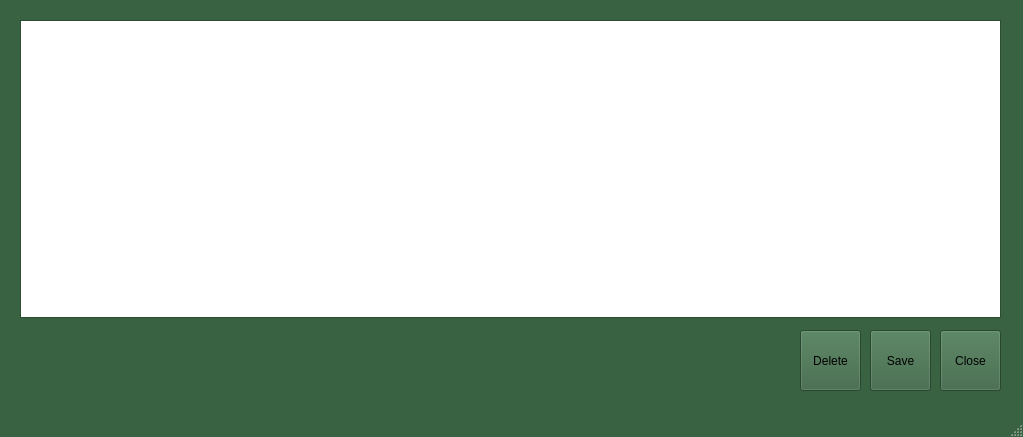
<?xml version="1.0" encoding="UTF-8"?>
<ui version="4.0">
 <class>frmReport</class>
 <widget class="QMainWindow" name="frmReport">
  <property name="geometry">
   <rect>
    <x>0</x>
    <y>0</y>
    <width>1023</width>
    <height>437</height>
   </rect>
  </property>
  <property name="palette">
   <palette>
    <active>
     <colorrole role="WindowText">
      <brush brushstyle="SolidPattern">
       <color alpha="255">
        <red>255</red>
        <green>255</green>
        <blue>255</blue>
       </color>
      </brush>
     </colorrole>
     <colorrole role="Button">
      <brush brushstyle="SolidPattern">
       <color alpha="255">
        <red>57</red>
        <green>98</green>
        <blue>66</blue>
       </color>
      </brush>
     </colorrole>
     <colorrole role="Light">
      <brush brushstyle="SolidPattern">
       <color alpha="255">
        <red>85</red>
        <green>147</green>
        <blue>99</blue>
       </color>
      </brush>
     </colorrole>
     <colorrole role="Midlight">
      <brush brushstyle="SolidPattern">
       <color alpha="255">
        <red>71</red>
        <green>122</green>
        <blue>82</blue>
       </color>
      </brush>
     </colorrole>
     <colorrole role="Dark">
      <brush brushstyle="SolidPattern">
       <color alpha="255">
        <red>28</red>
        <green>49</green>
        <blue>33</blue>
       </color>
      </brush>
     </colorrole>
     <colorrole role="Mid">
      <brush brushstyle="SolidPattern">
       <color alpha="255">
        <red>38</red>
        <green>65</green>
        <blue>44</blue>
       </color>
      </brush>
     </colorrole>
     <colorrole role="Text">
      <brush brushstyle="SolidPattern">
       <color alpha="255">
        <red>0</red>
        <green>0</green>
        <blue>0</blue>
       </color>
      </brush>
     </colorrole>
     <colorrole role="BrightText">
      <brush brushstyle="SolidPattern">
       <color alpha="255">
        <red>255</red>
        <green>255</green>
        <blue>255</blue>
       </color>
      </brush>
     </colorrole>
     <colorrole role="ButtonText">
      <brush brushstyle="SolidPattern">
       <color alpha="255">
        <red>0</red>
        <green>0</green>
        <blue>0</blue>
       </color>
      </brush>
     </colorrole>
     <colorrole role="Base">
      <brush brushstyle="SolidPattern">
       <color alpha="255">
        <red>255</red>
        <green>255</green>
        <blue>255</blue>
       </color>
      </brush>
     </colorrole>
     <colorrole role="Window">
      <brush brushstyle="SolidPattern">
       <color alpha="255">
        <red>57</red>
        <green>98</green>
        <blue>66</blue>
       </color>
      </brush>
     </colorrole>
     <colorrole role="Shadow">
      <brush brushstyle="SolidPattern">
       <color alpha="255">
        <red>0</red>
        <green>0</green>
        <blue>0</blue>
       </color>
      </brush>
     </colorrole>
     <colorrole role="Highlight">
      <brush brushstyle="SolidPattern">
       <color alpha="255">
        <red>51</red>
        <green>153</green>
        <blue>255</blue>
       </color>
      </brush>
     </colorrole>
     <colorrole role="AlternateBase">
      <brush brushstyle="SolidPattern">
       <color alpha="255">
        <red>28</red>
        <green>49</green>
        <blue>33</blue>
       </color>
      </brush>
     </colorrole>
     <colorrole role="ToolTipBase">
      <brush brushstyle="SolidPattern">
       <color alpha="255">
        <red>255</red>
        <green>255</green>
        <blue>220</blue>
       </color>
      </brush>
     </colorrole>
     <colorrole role="ToolTipText">
      <brush brushstyle="SolidPattern">
       <color alpha="255">
        <red>0</red>
        <green>0</green>
        <blue>0</blue>
       </color>
      </brush>
     </colorrole>
    </active>
    <inactive>
     <colorrole role="WindowText">
      <brush brushstyle="SolidPattern">
       <color alpha="255">
        <red>255</red>
        <green>255</green>
        <blue>255</blue>
       </color>
      </brush>
     </colorrole>
     <colorrole role="Button">
      <brush brushstyle="SolidPattern">
       <color alpha="255">
        <red>57</red>
        <green>98</green>
        <blue>66</blue>
       </color>
      </brush>
     </colorrole>
     <colorrole role="Light">
      <brush brushstyle="SolidPattern">
       <color alpha="255">
        <red>85</red>
        <green>147</green>
        <blue>99</blue>
       </color>
      </brush>
     </colorrole>
     <colorrole role="Midlight">
      <brush brushstyle="SolidPattern">
       <color alpha="255">
        <red>71</red>
        <green>122</green>
        <blue>82</blue>
       </color>
      </brush>
     </colorrole>
     <colorrole role="Dark">
      <brush brushstyle="SolidPattern">
       <color alpha="255">
        <red>28</red>
        <green>49</green>
        <blue>33</blue>
       </color>
      </brush>
     </colorrole>
     <colorrole role="Mid">
      <brush brushstyle="SolidPattern">
       <color alpha="255">
        <red>38</red>
        <green>65</green>
        <blue>44</blue>
       </color>
      </brush>
     </colorrole>
     <colorrole role="Text">
      <brush brushstyle="SolidPattern">
       <color alpha="255">
        <red>0</red>
        <green>0</green>
        <blue>0</blue>
       </color>
      </brush>
     </colorrole>
     <colorrole role="BrightText">
      <brush brushstyle="SolidPattern">
       <color alpha="255">
        <red>255</red>
        <green>255</green>
        <blue>255</blue>
       </color>
      </brush>
     </colorrole>
     <colorrole role="ButtonText">
      <brush brushstyle="SolidPattern">
       <color alpha="255">
        <red>0</red>
        <green>0</green>
        <blue>0</blue>
       </color>
      </brush>
     </colorrole>
     <colorrole role="Base">
      <brush brushstyle="SolidPattern">
       <color alpha="255">
        <red>255</red>
        <green>255</green>
        <blue>255</blue>
       </color>
      </brush>
     </colorrole>
     <colorrole role="Window">
      <brush brushstyle="SolidPattern">
       <color alpha="255">
        <red>57</red>
        <green>98</green>
        <blue>66</blue>
       </color>
      </brush>
     </colorrole>
     <colorrole role="Shadow">
      <brush brushstyle="SolidPattern">
       <color alpha="255">
        <red>0</red>
        <green>0</green>
        <blue>0</blue>
       </color>
      </brush>
     </colorrole>
     <colorrole role="Highlight">
      <brush brushstyle="SolidPattern">
       <color alpha="255">
        <red>51</red>
        <green>153</green>
        <blue>255</blue>
       </color>
      </brush>
     </colorrole>
     <colorrole role="AlternateBase">
      <brush brushstyle="SolidPattern">
       <color alpha="255">
        <red>28</red>
        <green>49</green>
        <blue>33</blue>
       </color>
      </brush>
     </colorrole>
     <colorrole role="ToolTipBase">
      <brush brushstyle="SolidPattern">
       <color alpha="255">
        <red>255</red>
        <green>255</green>
        <blue>220</blue>
       </color>
      </brush>
     </colorrole>
     <colorrole role="ToolTipText">
      <brush brushstyle="SolidPattern">
       <color alpha="255">
        <red>0</red>
        <green>0</green>
        <blue>0</blue>
       </color>
      </brush>
     </colorrole>
    </inactive>
    <disabled>
     <colorrole role="WindowText">
      <brush brushstyle="SolidPattern">
       <color alpha="255">
        <red>28</red>
        <green>49</green>
        <blue>33</blue>
       </color>
      </brush>
     </colorrole>
     <colorrole role="Button">
      <brush brushstyle="SolidPattern">
       <color alpha="255">
        <red>57</red>
        <green>98</green>
        <blue>66</blue>
       </color>
      </brush>
     </colorrole>
     <colorrole role="Light">
      <brush brushstyle="SolidPattern">
       <color alpha="255">
        <red>85</red>
        <green>147</green>
        <blue>99</blue>
       </color>
      </brush>
     </colorrole>
     <colorrole role="Midlight">
      <brush brushstyle="SolidPattern">
       <color alpha="255">
        <red>71</red>
        <green>122</green>
        <blue>82</blue>
       </color>
      </brush>
     </colorrole>
     <colorrole role="Dark">
      <brush brushstyle="SolidPattern">
       <color alpha="255">
        <red>28</red>
        <green>49</green>
        <blue>33</blue>
       </color>
      </brush>
     </colorrole>
     <colorrole role="Mid">
      <brush brushstyle="SolidPattern">
       <color alpha="255">
        <red>38</red>
        <green>65</green>
        <blue>44</blue>
       </color>
      </brush>
     </colorrole>
     <colorrole role="Text">
      <brush brushstyle="SolidPattern">
       <color alpha="255">
        <red>28</red>
        <green>49</green>
        <blue>33</blue>
       </color>
      </brush>
     </colorrole>
     <colorrole role="BrightText">
      <brush brushstyle="SolidPattern">
       <color alpha="255">
        <red>255</red>
        <green>255</green>
        <blue>255</blue>
       </color>
      </brush>
     </colorrole>
     <colorrole role="ButtonText">
      <brush brushstyle="SolidPattern">
       <color alpha="255">
        <red>28</red>
        <green>49</green>
        <blue>33</blue>
       </color>
      </brush>
     </colorrole>
     <colorrole role="Base">
      <brush brushstyle="SolidPattern">
       <color alpha="255">
        <red>57</red>
        <green>98</green>
        <blue>66</blue>
       </color>
      </brush>
     </colorrole>
     <colorrole role="Window">
      <brush brushstyle="SolidPattern">
       <color alpha="255">
        <red>57</red>
        <green>98</green>
        <blue>66</blue>
       </color>
      </brush>
     </colorrole>
     <colorrole role="Shadow">
      <brush brushstyle="SolidPattern">
       <color alpha="255">
        <red>0</red>
        <green>0</green>
        <blue>0</blue>
       </color>
      </brush>
     </colorrole>
     <colorrole role="Highlight">
      <brush brushstyle="SolidPattern">
       <color alpha="255">
        <red>51</red>
        <green>153</green>
        <blue>255</blue>
       </color>
      </brush>
     </colorrole>
     <colorrole role="AlternateBase">
      <brush brushstyle="SolidPattern">
       <color alpha="255">
        <red>57</red>
        <green>98</green>
        <blue>66</blue>
       </color>
      </brush>
     </colorrole>
     <colorrole role="ToolTipBase">
      <brush brushstyle="SolidPattern">
       <color alpha="255">
        <red>255</red>
        <green>255</green>
        <blue>220</blue>
       </color>
      </brush>
     </colorrole>
     <colorrole role="ToolTipText">
      <brush brushstyle="SolidPattern">
       <color alpha="255">
        <red>0</red>
        <green>0</green>
        <blue>0</blue>
       </color>
      </brush>
     </colorrole>
    </disabled>
   </palette>
  </property>
  <property name="windowTitle">
   <string>List of pictures</string>
  </property>
  <widget class="QWidget" name="centralwidget">
   <widget class="QToolButton" name="butClose">
    <property name="geometry">
     <rect>
      <x>940</x>
      <y>330</y>
      <width>61</width>
      <height>61</height>
     </rect>
    </property>
    <property name="text">
     <string>Close</string>
    </property>
    <property name="icon">
     <iconset resource="icon.qrc">
      <normaloff>:/icons_rec/icon/7.bmp</normaloff>:/icons_rec/icon/7.bmp</iconset>
    </property>
    <property name="iconSize">
     <size>
      <width>32</width>
      <height>32</height>
     </size>
    </property>
    <property name="toolButtonStyle">
     <enum>Qt::ToolButtonTextUnderIcon</enum>
    </property>
   </widget>
   <widget class="QToolButton" name="butSave">
    <property name="geometry">
     <rect>
      <x>870</x>
      <y>330</y>
      <width>61</width>
      <height>61</height>
     </rect>
    </property>
    <property name="text">
     <string>Save</string>
    </property>
    <property name="icon">
     <iconset resource="icon.qrc">
      <normaloff>:/icons_rec/icon/6.bmp</normaloff>:/icons_rec/icon/6.bmp</iconset>
    </property>
    <property name="iconSize">
     <size>
      <width>32</width>
      <height>32</height>
     </size>
    </property>
    <property name="toolButtonStyle">
     <enum>Qt::ToolButtonTextUnderIcon</enum>
    </property>
   </widget>
   <widget class="QToolButton" name="butDelete">
    <property name="geometry">
     <rect>
      <x>800</x>
      <y>330</y>
      <width>61</width>
      <height>61</height>
     </rect>
    </property>
    <property name="text">
     <string>Delete</string>
    </property>
    <property name="icon">
     <iconset resource="icon.qrc">
      <normaloff>:/icons_rec/icon/delete.bmp</normaloff>:/icons_rec/icon/delete.bmp</iconset>
    </property>
    <property name="iconSize">
     <size>
      <width>32</width>
      <height>32</height>
     </size>
    </property>
    <property name="toolButtonStyle">
     <enum>Qt::ToolButtonTextUnderIcon</enum>
    </property>
   </widget>
   <widget class="QTableWidget" name="tableWidget">
    <property name="geometry">
     <rect>
      <x>20</x>
      <y>20</y>
      <width>981</width>
      <height>298</height>
     </rect>
    </property>
   </widget>
  </widget>
  <widget class="QMenuBar" name="menubar">
   <property name="geometry">
    <rect>
     <x>0</x>
     <y>0</y>
     <width>1023</width>
     <height>21</height>
    </rect>
   </property>
  </widget>
  <widget class="QStatusBar" name="statusbar"/>
 </widget>
 <resources>
  <include location="icon.qrc"/>
 </resources>
 <connections/>
</ui>
